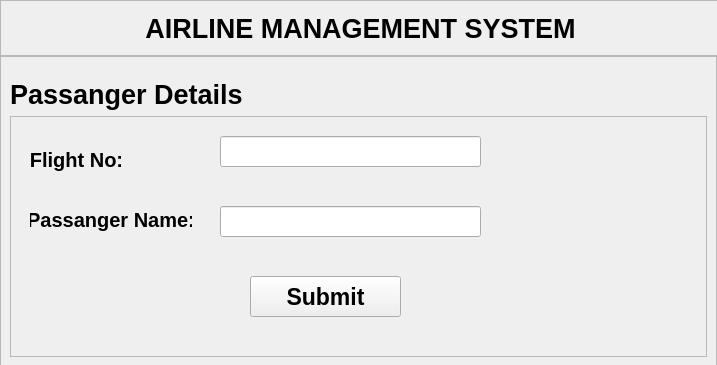
<?xml version="1.0" encoding="UTF-8"?>
<ui version="4.0">
 <class>MainWindow</class>
 <widget class="QMainWindow" name="MainWindow">
  <property name="geometry">
   <rect>
    <x>0</x>
    <y>0</y>
    <width>717</width>
    <height>365</height>
   </rect>
  </property>
  <property name="minimumSize">
   <size>
    <width>0</width>
    <height>0</height>
   </size>
  </property>
  <property name="maximumSize">
   <size>
    <width>16777215</width>
    <height>16777215</height>
   </size>
  </property>
  <property name="windowTitle">
   <string>MainWindow</string>
  </property>
  <widget class="QWidget" name="centralwidget">
   <widget class="QFrame" name="frame">
    <property name="geometry">
     <rect>
      <x>0</x>
      <y>0</y>
      <width>721</width>
      <height>56</height>
     </rect>
    </property>
    <property name="frameShape">
     <enum>QFrame::Shape::StyledPanel</enum>
    </property>
    <property name="frameShadow">
     <enum>QFrame::Shadow::Raised</enum>
    </property>
    <layout class="QHBoxLayout" name="horizontalLayout">
     <item>
      <widget class="QLabel" name="label">
       <property name="font">
        <font>
         <pointsize>20</pointsize>
         <bold>true</bold>
        </font>
       </property>
       <property name="text">
        <string>AIRLINE MANAGEMENT SYSTEM</string>
       </property>
       <property name="alignment">
        <set>Qt::AlignmentFlag::AlignCenter</set>
       </property>
      </widget>
     </item>
    </layout>
   </widget>
   <widget class="QFrame" name="frame_2">
    <property name="geometry">
     <rect>
      <x>0</x>
      <y>56</y>
      <width>717</width>
      <height>400</height>
     </rect>
    </property>
    <property name="minimumSize">
     <size>
      <width>0</width>
      <height>0</height>
     </size>
    </property>
    <property name="maximumSize">
     <size>
      <width>16777215</width>
      <height>400</height>
     </size>
    </property>
    <property name="frameShape">
     <enum>QFrame::Shape::StyledPanel</enum>
    </property>
    <property name="frameShadow">
     <enum>QFrame::Shadow::Raised</enum>
    </property>
    <widget class="QLabel" name="label_4">
     <property name="geometry">
      <rect>
       <x>10</x>
       <y>20</y>
       <width>301</width>
       <height>36</height>
      </rect>
     </property>
     <property name="font">
      <font>
       <pointsize>20</pointsize>
       <bold>true</bold>
      </font>
     </property>
     <property name="text">
      <string>Passanger Details</string>
     </property>
     <property name="alignment">
      <set>Qt::AlignmentFlag::AlignLeading|Qt::AlignmentFlag::AlignLeft|Qt::AlignmentFlag::AlignVCenter</set>
     </property>
    </widget>
    <widget class="QFrame" name="frame_3">
     <property name="geometry">
      <rect>
       <x>10</x>
       <y>60</y>
       <width>697</width>
       <height>241</height>
      </rect>
     </property>
     <property name="frameShape">
      <enum>QFrame::Shape::StyledPanel</enum>
     </property>
     <property name="frameShadow">
      <enum>QFrame::Shadow::Raised</enum>
     </property>
     <widget class="QLabel" name="label_2">
      <property name="geometry">
       <rect>
        <x>20</x>
        <y>30</y>
        <width>93</width>
        <height>27</height>
       </rect>
      </property>
      <property name="font">
       <font>
        <pointsize>15</pointsize>
        <bold>true</bold>
       </font>
      </property>
      <property name="text">
       <string>Flight No:</string>
      </property>
      <property name="alignment">
       <set>Qt::AlignmentFlag::AlignCenter</set>
      </property>
     </widget>
     <widget class="QLabel" name="label_3">
      <property name="geometry">
       <rect>
        <x>20</x>
        <y>90</y>
        <width>162</width>
        <height>27</height>
       </rect>
      </property>
      <property name="font">
       <font>
        <pointsize>15</pointsize>
        <bold>true</bold>
       </font>
      </property>
      <property name="text">
       <string>Passanger Name:</string>
      </property>
      <property name="alignment">
       <set>Qt::AlignmentFlag::AlignCenter</set>
      </property>
     </widget>
     <widget class="QLineEdit" name="lineEdit_flight_no">
      <property name="geometry">
       <rect>
        <x>210</x>
        <y>20</y>
        <width>261</width>
        <height>31</height>
       </rect>
      </property>
     </widget>
     <widget class="QLineEdit" name="lineEdit_passanger_name">
      <property name="geometry">
       <rect>
        <x>210</x>
        <y>90</y>
        <width>261</width>
        <height>31</height>
       </rect>
      </property>
     </widget>
     <widget class="QPushButton" name="pushButton_submit">
      <property name="geometry">
       <rect>
        <x>240</x>
        <y>160</y>
        <width>151</width>
        <height>41</height>
       </rect>
      </property>
      <property name="font">
       <font>
        <pointsize>17</pointsize>
        <bold>true</bold>
       </font>
      </property>
      <property name="cursor">
       <cursorShape>PointingHandCursor</cursorShape>
      </property>
      <property name="text">
       <string>Submit</string>
      </property>
     </widget>
    </widget>
   </widget>
  </widget>
 </widget>
 <resources/>
 <connections/>
</ui>
